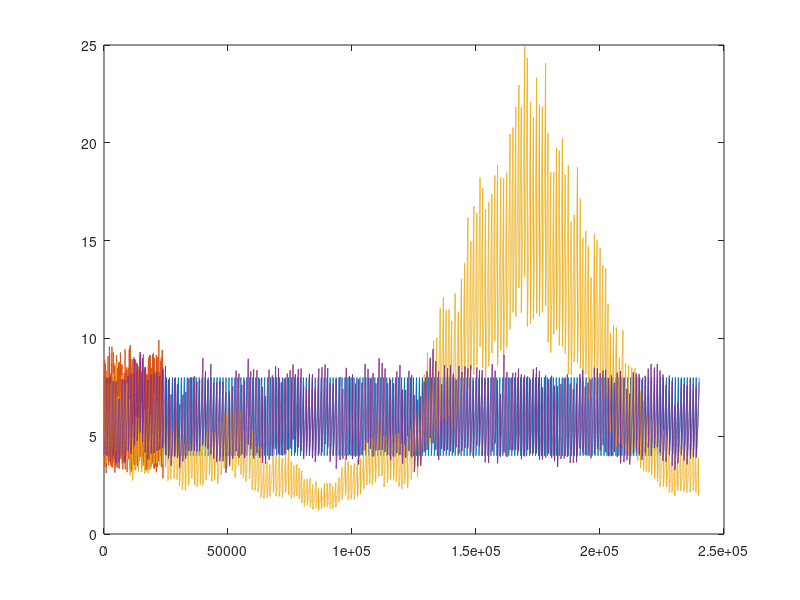

Write MATLAB code to recreate this figure.
%% deterministic
clearvars
L_0=4;% initial size
T=1200;% division time in seconds, also specifies the growth rate
t_Rng=240000;% time range of simulation
for i =1:1
    L(1)=L_0;
    for t=2:t_Rng
        L(t)=L(t-1)*exp(log(2)/T);
        if L(t)>2*L_0
            L(t)=L(t)/2;
        end
    end
    plot(L); hold on
end

%% Sizer
L_0=4;% initial size
T=120;% average division time in seconds, also specifies the growth rate
CV_grow = 0.4;% taken from Suckjoon's data
CV_div = 0.055;% suckjoon's data
noiseF = 0.1;% the noise in the sizer factor

L_b=[];
L_d=[];
n_Cell=1;% number of traces to be simulated
t_Rng=24000;% time range of simulation
g=1/T;% for fixed growth
g1=linspace(1*g,1.5*g,t_Rng);% range of changing growth
L=nan(1,t_Rng-1);

for i =1:n_Cell
    L(1)=L_0;% initiate the run
    L_birth=[];
    L_div=[];
    L_div_lim=2*L_0+randn(1)*noiseF;% division cutoff, renewed every division
    for t=2:t_Rng
%         L(t)=L(t-1)+L(t-1)*(exp(log(2)*g)-1)*(1+randn(1,1)*CV_grow);
        L(t)=L(t-1)+L(t-1)*(exp(log(2)*g1(t))-1)*(1+randn(1,1)*CV_grow);
        if L(t)>=L_div_lim
            L_div=[L_div,L(t)];% storing division length
            L(t)=L(t)*0.5*(1+randn(1)*CV_div);% cell division
            L_birth=[L_birth,L(t)];% storing new born length
            L_div_lim=2*L_0*(1+randn(1)*noiseF);% resetting the division cutoff
        end
    end
    plot(L); hold on
    L_b=[L_b,L_birth(1:end-1)];% store in proper order
    L_d=[L_d,L_div(2:end)];
end
c=corrcoef(L_b, L_d); disp(c)

%% timer
close all, clear all;
L_0=4;% initial size
T=1200;
CV_grow = 0.08;
CV_div = 0.055;
noiseF = 0.1;

L_b=[];
L_d=[];
n_Cell=1;
t_Rng=240000;
g=1/T;% for fixed growth
g1=linspace(1*g,0.5*g,t_Rng);% range of changing growth
L=nan(1,t_Rng-1);
for i =1:n_Cell
    L(1)=L_0;
    L_birth=[];
    L_div=[];
    T_div_lim=T*(1+randn(1)*noiseF);
    t_afterDiv=0;
    for t=2:t_Rng
        L(t)=L(t-1)+L(t-1)*(exp(log(2)*g)-1)*(1+randn(1,1)*CV_grow);
%         L(t)=L(t-1)+L(t-1)*(exp(log(2)*g1(t))-1)*(1+randn(1,1)*CV_grow);
        t_afterDiv=t_afterDiv+1;
        if t_afterDiv>=T_div_lim
            L_div=[L_div,L(t)];
            L(t)=L(t)*0.5*(1+randn(1)*CV_div);% cell division
            L_birth=[L_birth,L(t)];
            T_div_lim=T*(1+randn(1)*noiseF);% resetting
            t_afterDiv = 0;
        end
    end
    plot(L); hold on
    L_b=[L_b,L_birth(1:end-1)];
    L_d=[L_d,L_div(2:end)];
end
c=corrcoef(L_b, L_d); disp(c)

%% Adder
close all
L_0=4;% initial size
T=1200;
CV_grow = 0.1;
CV_div = 0.055;
noiseF = 0.1;
L_b=[];
L_d=[];
n_Cell=1;
t_Rng=240000;
g=1/T;% for fixed growth
% g1=linspace(1*g,0.5*g,t_Rng);% range of changing growth
L=nan(1,t_Rng-1);
for i =1:n_Cell
    L(1)=L_0;
    L_birth=[];
    L_div=[];
    L_add=0;
    L_add_lim=L_0*(1+randn(1)*noiseF);
    for t=2:t_Rng
        L_grow = L(t-1)*(exp(log(2)*g)-1)*(1+randn(1,1)*CV_grow);
        L(t)=L(t-1)+L_grow;
        L_add=L_add+L_grow;
        if L_add >= L_add_lim
            % disp([L_add L_add_lim])
            L_div=[L_div,L(t)];
            L(t)=L(t)*0.5*(1+randn(1)*CV_div);% cell division
            L_birth=[L_birth,L(t)];
            L_add_lim=L_0*(1+randn(1)*noiseF);% renewed for every div
            L_add = 0;
        end
    end
    plot(L); hold on
    L_b=[L_b,L_birth(1:end-1)];
    L_d=[L_d,L_div(2:end)];
end
c=corrcoef(L_b, L_d); disp(c)
